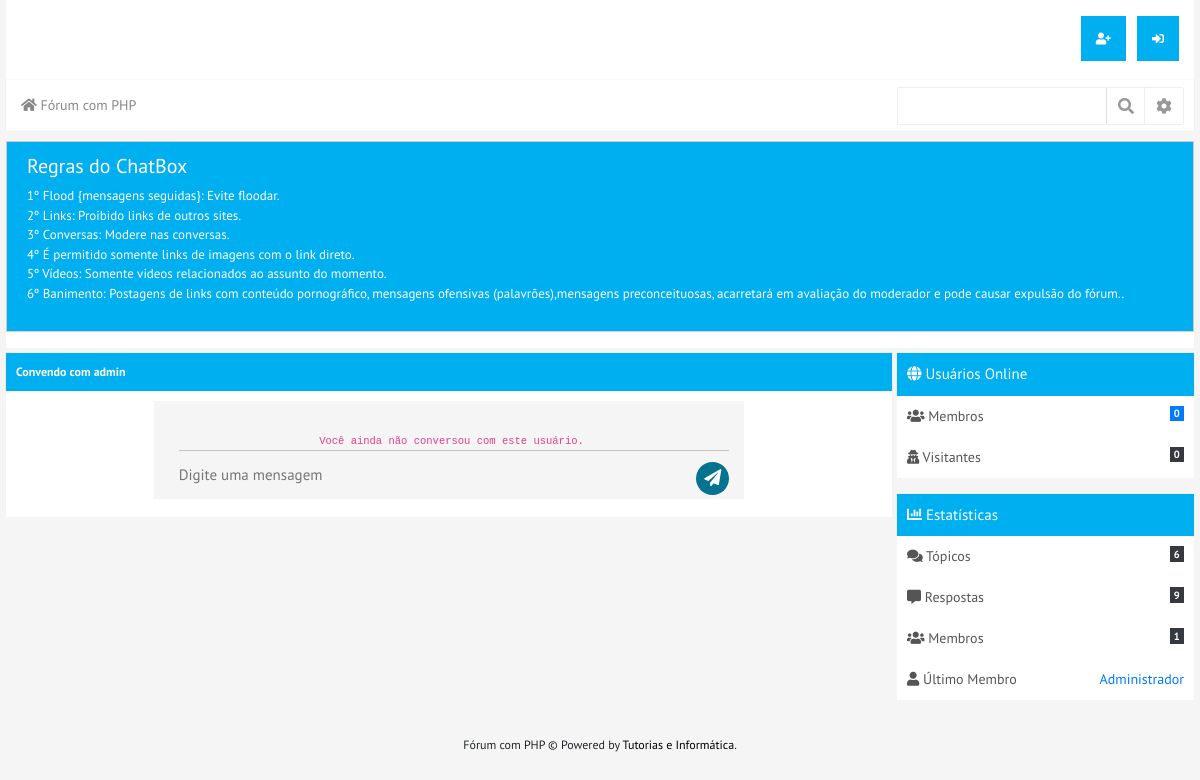
Screenshot of /forum/conversa/admin with the database file from the repository.
### tables this page shows
CREATE TABLE `configs_site` (
  `id` int(20) NOT NULL,
  `titulo` varchar(200) NOT NULL,
  `pontos_por_curtidas` int(20) NOT NULL DEFAULT '1',
  `description` varchar(200) DEFAULT NULL,
  `keywords` varchar(200) DEFAULT NULL,
  `banner` varchar(200) DEFAULT NULL,
  `icon` varchar(200) DEFAULT NULL
);

CREATE TABLE `chatbox` (
  `id` int(11) NOT NULL,
  `regras` text NOT NULL,
  `min_permission` int(200) NOT NULL DEFAULT '0'
);

CREATE TABLE `usuarios` (
  `id` int(20) NOT NULL,
  `nome` varchar(200) NOT NULL,
  `usuario` varchar(200) NOT NULL,
  `foto` varchar(200) NOT NULL,
  `senha` varchar(200) NOT NULL,
  `email` varchar(200) NOT NULL,
  `nivel` int(200) NOT NULL DEFAULT '0',
  `pontos` int(200) NOT NULL DEFAULT '1',
  `ativo` int(20) NOT NULL DEFAULT '1',
  `ativo_chat` int(20) NOT NULL DEFAULT '1',
  `nascimento` varchar(200) DEFAULT NULL,
  `sexo` int(20) DEFAULT NULL,
  `pais` varchar(200) DEFAULT NULL,
  `estado` varchar(200) DEFAULT NULL,
  `sobre` varchar(200) DEFAULT NULL,
  `hobbies` varchar(200) DEFAULT NULL,
  `skills` varchar(200) DEFAULT NULL,
  `data_cadastro` varchar(200) DEFAULT NULL
);

### forum/index.php (the view, shortened to what this page needs)
<?php
	include_once("lib/includes.php");
	$forum = new forum($con);
?>
<!doctype html>
<html lang="en">
  <head>
    <title><?php $forum->gera_titulo();?></title>
    <link rel="stylesheet" href="css/bootstrap.min.css">
    <link rel="stylesheet" href="https://use.fontawesome.com/releases/v5.3.1/css/all.css">
    <?php $cor = (isset($_GET['cor'])) ? $_GET['cor'] : 'styleblue';?>
    <link rel="stylesheet" href="css/<?php echo $cor;?>.css"/>
    <link href="css/prism.css" rel="stylesheet"/>
  </head>
  <body>
  	<?php
  		$forum->mainmenu();
  		$forum->get_chatbox();
      $forum->grava_ip_online();
    ?>
  <div class="row">
  	<div class="col-sm-9">
	  	<?php
        $forum->carrega_pagina($con);
      ?>
  	</div>
	<?php $forum->rightMenu();?>
</div>
<?php $forum->modalLogin();?>
  </body>
  <footer><?php echo $forum->get_siteinfos("titulo");?> &copy; Powered by <a href="http://www.tutoriaiseinformatica.com">Tutorias e Informática</a>.</footer>
</html>

### forum/lib/classes.php (shortened to what this page needs)
<?php
	class forum extends usuarios{
		public $con = null;
		public function __construct($con){
			$this->con = $con;
		}
	public function carrega_pagina($con){
			$url = (isset($_GET['pagina'])) ? $_GET['pagina'] : 'inicio';
			$explode = explode('/', $url);
			$dir = "pags/";
			$ext = ".php";
			if(file_exists($dir.$explode['0'].$ext)){
			  require_once($dir.$explode['0'].$ext);
			}else{
			  echo '<div class="alert alert-danger">Página não encontrada!</div>';
			}
		}
		public function mainmenu(){
			echo "
			<div class='main-title'>
			<div class='row'>
				<div class='col-sm-8'>
				  </div>
				<div class='col-sm-4'>
					<ul align='right'>";
						if(isset($_SESSION['userLogin'])){
						echo "
						<li><a href=''><i class='fas fa-home'></i></a></li>
						<li><a href='perfil/{$this->usuario}'><i class='fas fa-user'></i>{$this->badgesSolicitations()}</a></li>
						<li><a href='mensagens/'><i class='fas fa-envelope'></i>{$this->badgesMessages()}</a></li>
						<li id='logout'><a href='sair/'><i class='fas fa-power-off'></i></a></li>
						<?php ";
						}else{
						echo "
						<li><a href='registro/' data-toggle='tooltip' data-placement='top' title='Cadastrar-se'><i class='fas fa-user-plus'></i></a></li>
						<li data-toggle='tooltip' data-placement='top' title='Entrar'><a href='' data-toggle='modal' data-target='#exampleModal'><i class='fas fa-sign-in-alt'></i></a></li>";
						}
					echo "
					</ul>
				</div>
			</div>
		</div>
	    <div class='main-menu'>
	      	<div class='row'>
		      	<div class='col-sm-9'>
			  		<nav aria-label='breadcrumb'>
				  <ol class='breadcrumb'>
				    <li class='breadcrumb-item'><a href='inicio/'><i class='fas fa-home'></i> {$this->get_siteinfos('titulo')}</a></li>";
					   echo "
					  </ol>
					</nav>
		      	</div>
		      	<div class='col-sm-3 form-inline'>
		      		<div class='form-group'>
		      			<form method='POST' action='buscar/'>
		      				<input type='text' name='resultado' class='form-control' required>
		      		</div>
		      		<div class='form-group'>
		      				<button type='submit' class='btn btn-secoundary'><i class='fas fa-search'></i></button>
		      				<input type='hidden' name='env' value='form'>
		      			</form>
		      		</div>
		      		<div class='form-group'>
	      				<button type='button' class='btn btn-secoundary' data-toggle='dropdown' aria-haspopup='true' aria-expanded='false' id='btnGroupDrop1'><i class='fas fa-cog'></i></button>
	      				<div class='dropdown-menu' aria-labelledby='btnGroupDrop1'>
					      <!--<a class='dropdown-item' href='#'>Dropdown link</a>
					      <a class='dropdown-item' href='#'>Dropdown link</a>-->
					    </div>
		      		</div>
		      	</div>
	      	</div>
	    </div>
			";
		}
	public function get_chatbox(){
		$sql = $this->con->prepare("SELECT * FROM chatbox");
		$sql->execute();
		$get = $sql->get_result();
		$dados = $get->fetch_assoc();
		echo "
		<div class='chatbox-full'>
		<div class='row'>
				<div class='col-sm-12'>
					<div class='alert alert-success'>
						{$dados['regras']}
					</div>
				</div>
			";
		$style = null;
		$placeholder = null;
		$show = null;
		$col = "col-sm-9";
		if(!isset($_SESSION['userLogin'])){
   			$style = "style='display:none;'";
   			$col = "col-sm-12";
   			$show = "disabled";
   		}else if(isset($_SESSION['userLogin']) && $this->ativo_chat == 0 || $this->ativo == 0){
   			$col = "col-sm-9";
   			$show = "disabled";
   			$placeholder = "placeholder='Você está bloquado.'";
   		}else if(isset($_SESSION['userLogin']) && $this->nivel < $dados['min_permission']){
   			$col = "col-sm-9";
   			$show = "disabled";
   			$placeholder = "placeholder='Usuários com este nível não podem utilizar o chat'";
   		}
		echo "
			<div class='{$col}'>
				<div class='chatbox'>
				<ul>";
		echo "
			</ul>
		</div>
   	</div>";
   		echo "<div class='col-sm-3' "; echo $style; echo ">
   			<form method='POST'>
   				<textarea class='form-control' rows='4' name='msg' "; echo $placeholder; echo $show; echo"></textarea>
   				<div class='options' align='center'>
	   				<button type='submit' class='btn btn-info btn-sm' {$show}>Enviar</button>
	   				<button type='reset' class='btn btn-primary btn-sm'>Limpar</button>
	   				<input type='hidden' name='env' value='envchat'>
   				</div>
   			</form>";
   		echo "</div></div></div>";
	}
	public function get_totalMembersOnline(){
		$sql = $this->con->prepare("SELECT * FROM usuarios_online WHERE sessao IS NOT NULL");
		$sql->execute();
		return $sql->get_result()->num_rows;
	}
	public function get_totalVisitantesOnline(){
		$sql = $this->con->prepare("SELECT * FROM usuarios_online WHERE sessao IS NULL");
		$sql->execute();
		return $sql->get_result()->num_rows;
	}
	public function get_numTopics(){
		$sql = $this->con->prepare("SELECT * FROM topicos");
		$sql->execute();
		return $sql->get_result()->num_rows;
	}
	public function get_numrespostas(){
		$sql = $this->con->prepare("SELECT * FROM respostas");
		$sql->execute();
		return $sql->get_result()->num_rows;
	}
	public function get_numusers(){
		$sql = $this->con->prepare("SELECT * FROM usuarios");
		$sql->execute();
		return $sql->get_result()->num_rows;
	}
	public function get_lastuser($valor){
		$sql = $this->con->prepare("SELECT * FROM usuarios ORDER BY id DESC LIMIT 1");
		$sql->execute();
		$get = $sql->get_result();
		$dados = $get->fetch_assoc();
		return $dados[$valor];
	}
	public function get_siteinfos($valor){
		$sql = $this->con->prepare("SELECT * FROM configs_site");
		$sql->execute();
		$get = $sql->get_result();
		$dados = $get->fetch_assoc();
		return $dados[$valor];
	}
	public function rightMenu(){
		echo "
		<div class='col-sm-3'>
    <div class='right-menu-title'><i class='fas fa-globe'></i> Usuários Online</div>
    <div class='right-menu'>
      <ul>
        <li><i class='fas fa-users'></i> Membros <span class='float-right badge badge-primary'>{$this->get_totalMembersOnline()}</span></li>
        <li><i class='fas fa-user-secret'></i> Visitantes <span class='float-right badge badge-dark'>{$this->get_totalVisitantesOnline()}</span></li>
      </ul>
	</div>
  <div class='right-menu-title'><i class='fas fa-chart-bar'></i> Estatísticas</div>
    <div class='right-menu'>
      <ul>
        <li><i class='fas fa-comments'></i> Tópicos <span class='float-right badge badge-dark'>{$this->get_numTopics()}</span></li>
        <li><i class='fas fa-comment-alt'></i> Respostas <span class='float-right badge badge-dark'>{$this->get_numrespostas()}</span></li>
        <li><i class='fas fa-users'></i> Membros <span class='float-right badge badge-dark'>{$this->get_numusers()}</span></li>
        <li><i class='fas fa-user'></i> Último Membro <span class='float-right'><a href='perfil/{$this->get_lastuser('usuario')}' class='text-primary'>{$this->get_lastuser('nome')}</a></span></li>
      </ul>
  </div>
</div>";
	}
	public function get_chatmessages($id_de){
		$sql = $this->con->prepare("SELECT * FROM (SELECT * FROM messages_private WHERE (id_de = ? AND id_para = ?) OR (id_de = ? AND id_para = ?) ORDER BY id DESC LIMIT 10) sub ORDER BY id ASC");
		$sql->bind_param("ssss", $id_de, $this->usuario, $this->usuario, $id_de);
		$sql->execute();
		$get = $sql->get_result();
		$total = $get->num_rows;
		if($total <= 0){
			echo "<center><code>Você ainda não conversou com este usuário.</code></center>";
		}
	}
}
?>

### forum/css/styleblue.css (style rules this page uses)
* { margin: 0px; padding: 0px; }
body { background-color: #f5f5f5; padding: 0% 0.5% 0% 0.5%; font-family: 'PT Sans', sans-serif; font-size: 12px; }
footer { text-align: center; margin-top: 20px; }
footer a { color: #000; }
.main-title { background-color: #FFF; margin: 0px; padding: 0px; }
.main-title ul { margin: 30px 0px 0px 0px; padding: 0px; }
.main-title ul li { list-style: none; display: inline-block; width: 50px; height: 50px; }
.main-title ul li a { background-color: #00AFF0; color: #FFF; padding: 15px }
.main-title .col-sm-8 { padding: 30px; }
.main-menu { background-color: #FFF; margin: 0px; padding: 0px; margin-bottom: 10px; box-shadow: 0px 0px 1px 0px #dcdcdc; }
.main-menu .breadcrumb { background-color: #FFF; margin: 0px; padding: 15px; color: #888; font-size: 14px; }
.main-menu .breadcrumb a:link, a:visited, a:active, a:hover { color: #888; text-decoration: none; }
.main-menu .form-group .form-control { border-radius: 0px; margin: 0px; }
.main-menu .form-group .form-control { border-radius: 0px; margin: 0px; border: 1px solid #eee; }
.main-menu .col-sm-3 .btn-secoundary { background-color: #FFF; border-radius: 0px; box-shadow: 0px 0px 1px 0px #999; padding: 5px 10px 5px 10px; }
.main-menu .col-sm-3 .btn-secoundary i { color: #999; }
.row { margin: 0px; padding: 0px; }
.row .col-sm-3 { padding:0px; }
.chatbox-full .chatbox { overflow-y: auto; max-height: 200px; box-shadow: 0px 0px 1px 0px #eee; margin: 0px; }
.chatbox-full .col-sm-12 { background-color: #FFF; padding: 0px; }
.chatbox-full .col-sm-12 .alert-success { background-color: #00AFF0; color: #FFF; border-radius: 0px; margin: 0px; border: 1px solid #ccc; }
.chatbox-full .col-sm-12 .alert-success h5 { color: white; }
.chatbox-full .col-sm-12 .alert-success p { font-size: 13px; }
.chatbox-full .chatbox { background-color: #FFF; }
.right-menu-title { background-color: #00AFF0; color: #FFF; padding: 10px 10px 10px 10px; font-size: 15px; box-shadow: 0px 0px 1px 0px #ccc; }
.right-menu { background-color: #FFF; padding: 0px; color: #555; }
.right-menu ul li { list-style: none; font-size: 14px; padding: 10px; color: #555; }
.right-menu ul li .badge { border-radius: 0px; }
@media (min-width:992px) { .col-sm-9 { padding: 0px 5px 0px 0px; } }

### rows the page displays
configs_site: titulo "Fórum com PHP"
chatbox: regras "Regras do ChatBox 1º Flood {mensagens seguidas}: Evite floodar. 2º Links: Proibido links de outros sites. 3º Conversas: Modere nas conversas. 4º É permitido somente links de imagens com o link direto. 5º Vídeos: Somente videos relacionados ao assunto do momento. 6º Banimento: Postagens de links com conteúdo pornográfico, mensagens ofensivas (palavrões),mensagens preconceituosas, acarretará em avaliação do moderador e pode causar expulsão do fórum.."
usuarios: nome "Administrador"

### other values shown
$explode['1'] "admin"
$this->get_totalMembersOnline() "0"
$this->get_totalVisitantesOnline() "0"
$this->get_numTopics() "6"
$this->get_numrespostas() "9"
$this->get_numusers() "1"
